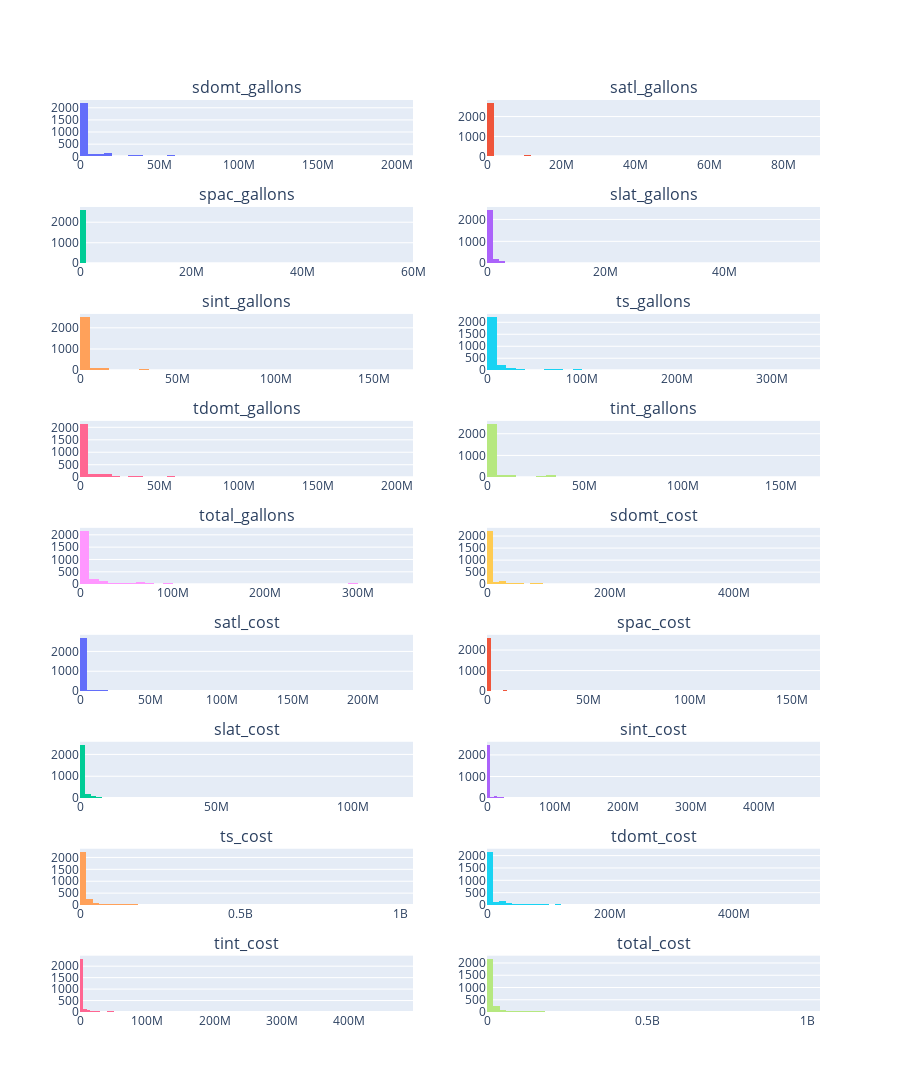

The code cell stored with this chart in its notebook:
### Code cell
# Look at distribution of fuel data
plot_int_hist(fuel.filter(regex=r'gallons|cost'))

### Figure 1 — Plotly figure (JSON) as saved in the notebook; plotly's stock layout.template omitted (floating-point values rounded to 4 significant figures; data arrays with more than 128 entries replaced by an {"elided": "..."} marker saying what was removed)
{"data": [{"type": "histogram", "x": {"elided": "3035 int values"}, "xaxis": "x", "yaxis": "y"}, {"type": "histogram", "x": {"elided": "3035 int values"}, "xaxis": "x2", "yaxis": "y2"}, {"type": "histogram", "x": {"elided": "3035 int values"}, "xaxis": "x3", "yaxis": "y3"}, {"type": "histogram", "x": {"elided": "3035 int values"}, "xaxis": "x4", "yaxis": "y4"}, {"type": "histogram", "x": {"elided": "3035 int values"}, "xaxis": "x5", "yaxis": "y5"}, {"type": "histogram", "x": {"elided": "3035 int values"}, "xaxis": "x6", "yaxis": "y6"}, {"type": "histogram", "x": {"elided": "3035 int values"}, "xaxis": "x7", "yaxis": "y7"}, {"type": "histogram", "x": {"elided": "3035 int values"}, "xaxis": "x8", "yaxis": "y8"}, {"type": "histogram", "x": {"elided": "3035 int values"}, "xaxis": "x9", "yaxis": "y9"}, {"type": "histogram", "x": {"elided": "3035 int values"}, "xaxis": "x10", "yaxis": "y10"}, {"type": "histogram", "x": {"elided": "3035 int values"}, "xaxis": "x11", "yaxis": "y11"}, {"type": "histogram", "x": {"elided": "3035 int values"}, "xaxis": "x12", "yaxis": "y12"}, {"type": "histogram", "x": {"elided": "3035 int values"}, "xaxis": "x13", "yaxis": "y13"}, {"type": "histogram", "x": {"elided": "3035 int values"}, "xaxis": "x14", "yaxis": "y14"}, {"type": "histogram", "x": {"elided": "3035 int values"}, "xaxis": "x15", "yaxis": "y15"}, {"type": "histogram", "x": {"elided": "3035 int values"}, "xaxis": "x16", "yaxis": "y16"}, {"type": "histogram", "x": {"elided": "3035 int values"}, "xaxis": "x17", "yaxis": "y17"}, {"type": "histogram", "x": {"elided": "3035 int values"}, "xaxis": "x18", "yaxis": "y18"}], "layout": {"annotations": [{"font": {"size": 16}, "showarrow": false, "text": "sdomt_gallons", "x": 0.225, "xanchor": "center", "xref": "paper", "y": 1, "yanchor": "bottom", "yref": "paper"}, {"font": {"size": 16}, "showarrow": false, "text": "satl_gallons", "x": 0.775, "xanchor": "center", "xref": "paper", "y": 1, "yanchor": "bottom", "yref": "paper"}, {"font": {"size": 16}, "showarrow": false, "text": "spac_gallons", "x": 0.225, "xanchor": "center", "xref": "paper", "y": 0.8827, "yanchor": "bottom", "yref": "paper"}, {"font": {"size": 16}, "showarrow": false, "text": "slat_gallons", "x": 0.775, "xanchor": "center", "xref": "paper", "y": 0.8827, "yanchor": "bottom", "yref": "paper"}, {"font": {"size": 16}, "showarrow": false, "text": "sint_gallons", "x": 0.225, "xanchor": "center", "xref": "paper", "y": 0.7654, "yanchor": "bottom", "yref": "paper"}, {"font": {"size": 16}, "showarrow": false, "text": "ts_gallons", "x": 0.775, "xanchor": "center", "xref": "paper", "y": 0.7654, "yanchor": "bottom", "yref": "paper"}, {"font": {"size": 16}, "showarrow": false, "text": "tdomt_gallons", "x": 0.225, "xanchor": "center", "xref": "paper", "y": 0.6481, "yanchor": "bottom", "yref": "paper"}, {"font": {"size": 16}, "showarrow": false, "text": "tint_gallons", "x": 0.775, "xanchor": "center", "xref": "paper", "y": 0.6481, "yanchor": "bottom", "yref": "paper"}, {"font": {"size": 16}, "showarrow": false, "text": "total_gallons", "x": 0.225, "xanchor": "center", "xref": "paper", "y": 0.5309, "yanchor": "bottom", "yref": "paper"}, {"font": {"size": 16}, "showarrow": false, "text": "sdomt_cost", "x": 0.775, "xanchor": "center", "xref": "paper", "y": 0.5309, "yanchor": "bottom", "yref": "paper"}, {"font": {"size": 16}, "showarrow": false, "text": "satl_cost", "x": 0.225, "xanchor": "center", "xref": "paper", "y": 0.4136, "yanchor": "bottom", "yref": "paper"}, {"font": {"size": 16}, "showarrow": false, "text": "spac_cost", "x": 0.775, "xanchor": "center", "xref": "paper", "y": 0.4136, "yanchor": "bottom", "yref": "paper"}, {"font": {"size": 16}, "showarrow": false, "text": "slat_cost", "x": 0.225, "xanchor": "center", "xref": "paper", "y": 0.2963, "yanchor": "bottom", "yref": "paper"}, {"font": {"size": 16}, "showarrow": false, "text": "sint_cost", "x": 0.775, "xanchor": "center", "xref": "paper", "y": 0.2963, "yanchor": "bottom", "yref": "paper"}, {"font": {"size": 16}, "showarrow": false, "text": "ts_cost", "x": 0.225, "xanchor": "center", "xref": "paper", "y": 0.179, "yanchor": "bottom", "yref": "paper"}, {"font": {"size": 16}, "showarrow": false, "text": "tdomt_cost", "x": 0.775, "xanchor": "center", "xref": "paper", "y": 0.179, "yanchor": "bottom", "yref": "paper"}, {"font": {"size": 16}, "showarrow": false, "text": "tint_cost", "x": 0.225, "xanchor": "center", "xref": "paper", "y": 0.06173, "yanchor": "bottom", "yref": "paper"}, {"font": {"size": 16}, "showarrow": false, "text": "total_cost", "x": 0.775, "xanchor": "center", "xref": "paper", "y": 0.06173, "yanchor": "bottom", "yref": "paper"}], "height": 2700, "showlegend": false, "xaxis": {"anchor": "y", "domain": [0, 0.45]}, "xaxis10": {"anchor": "y10", "domain": [0.55, 1]}, "xaxis11": {"anchor": "y11", "domain": [0, 0.45]}, "xaxis12": {"anchor": "y12", "domain": [0.55, 1]}, "xaxis13": {"anchor": "y13", "domain": [0, 0.45]}, "xaxis14": {"anchor": "y14", "domain": [0.55, 1]}, "xaxis15": {"anchor": "y15", "domain": [0, 0.45]}, "xaxis16": {"anchor": "y16", "domain": [0.55, 1]}, "xaxis17": {"anchor": "y17", "domain": [0, 0.45]}, "xaxis18": {"anchor": "y18", "domain": [0.55, 1]}, "xaxis2": {"anchor": "y2", "domain": [0.55, 1]}, "xaxis3": {"anchor": "y3", "domain": [0, 0.45]}, "xaxis4": {"anchor": "y4", "domain": [0.55, 1]}, "xaxis5": {"anchor": "y5", "domain": [0, 0.45]}, "xaxis6": {"anchor": "y6", "domain": [0.55, 1]}, "xaxis7": {"anchor": "y7", "domain": [0, 0.45]}, "xaxis8": {"anchor": "y8", "domain": [0.55, 1]}, "xaxis9": {"anchor": "y9", "domain": [0, 0.45]}, "yaxis": {"anchor": "x", "domain": [0.9383, 1]}, "yaxis10": {"anchor": "x10", "domain": [0.4691, 0.5309]}, "yaxis11": {"anchor": "x11", "domain": [0.3519, 0.4136]}, "yaxis12": {"anchor": "x12", "domain": [0.3519, 0.4136]}, "yaxis13": {"anchor": "x13", "domain": [0.2346, 0.2963]}, "yaxis14": {"anchor": "x14", "domain": [0.2346, 0.2963]}, "yaxis15": {"anchor": "x15", "domain": [0.1173, 0.179]}, "yaxis16": {"anchor": "x16", "domain": [0.1173, 0.179]}, "yaxis17": {"anchor": "x17", "domain": [0, 0.06173]}, "yaxis18": {"anchor": "x18", "domain": [0, 0.06173]}, "yaxis2": {"anchor": "x2", "domain": [0.9383, 1]}, "yaxis3": {"anchor": "x3", "domain": [0.821, 0.8827]}, "yaxis4": {"anchor": "x4", "domain": [0.821, 0.8827]}, "yaxis5": {"anchor": "x5", "domain": [0.7037, 0.7654]}, "yaxis6": {"anchor": "x6", "domain": [0.7037, 0.7654]}, "yaxis7": {"anchor": "x7", "domain": [0.5864, 0.6481]}, "yaxis8": {"anchor": "x8", "domain": [0.5864, 0.6481]}, "yaxis9": {"anchor": "x9", "domain": [0.4691, 0.5309]}}}
